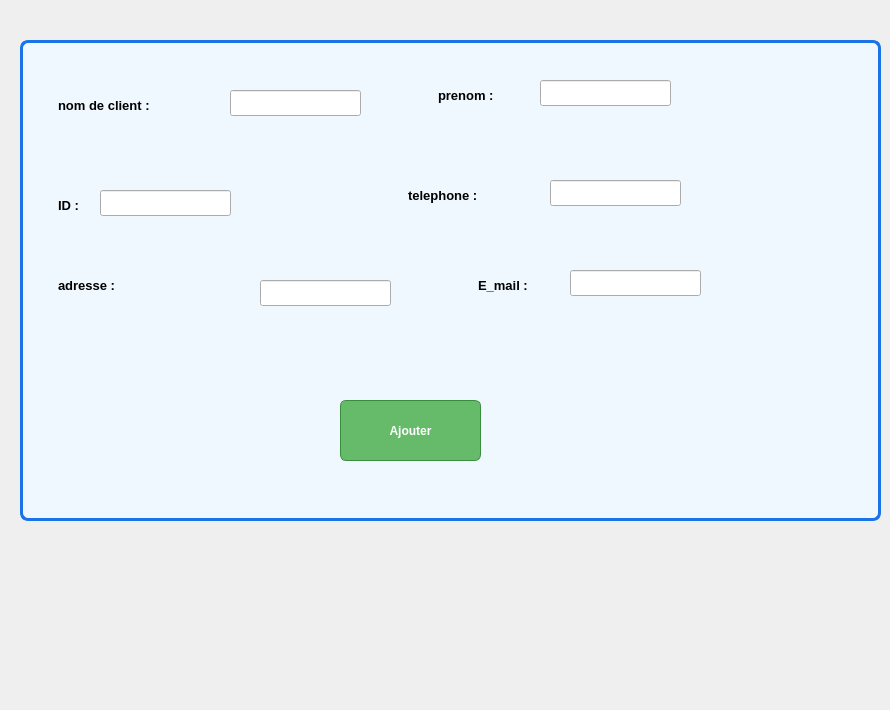
      <widget class="QWidget" name="tab_77">
       <attribute name="icon">
        <iconset>
         <normaloff>:/images/add.png</normaloff>:/images/add.png</iconset>
       </attribute>
       <attribute name="title">
        <string>Ajouter</string>
       </attribute>
       <widget class="QLabel" name="label_333">
        <property name="geometry">
         <rect>
          <x>50</x>
          <y>80</y>
          <width>221</width>
          <height>51</height>
         </rect>
        </property>
        <property name="font">
         <font>
          <family>Segoe UI</family>
          <pointsize>10</pointsize>
          <bold>true</bold>
         </font>
        </property>
        <property name="styleSheet">
         <string notr="true">QLabel {
    font-family: &quot;Segoe UI&quot;; /* Définir la police à Segoe UI */
    font-size: 10pt; /* Taille de la police à 10 points */
    font-weight: bold; /* Texte en gras */
    color: #000000; /* Couleur du texte (noir par défaut) */
    padding: 5px; /* Espacement interne autour du texte */
    background: transparent; /* Fond transparent (optionnel) */
}
</string>
        </property>
        <property name="text">
         <string>nom de client :</string>
        </property>
       </widget>
       <widget class="QLabel" name="label_334">
        <property name="geometry">
         <rect>
          <x>430</x>
          <y>70</y>
          <width>111</width>
          <height>51</height>
         </rect>
        </property>
        <property name="styleSheet">
         <string notr="true">QLabel {
    font-family: &quot;Segoe UI&quot;; /* Définir la police à Segoe UI */
    font-size: 10pt; /* Taille de la police à 10 points */
    font-weight: bold; /* Texte en gras */
    color: #000000; /* Couleur du texte (noir par défaut) */
    padding: 5px; /* Espacement interne autour du texte */
    background: transparent; /* Fond transparent (optionnel) */
}
</string>
        </property>
        <property name="text">
         <string>prenom :</string>
        </property>
       </widget>
       <widget class="QLabel" name="label_335">
        <property name="geometry">
         <rect>
          <x>50</x>
          <y>180</y>
          <width>51</width>
          <height>51</height>
         </rect>
        </property>
        <property name="styleSheet">
         <string notr="true">QLabel {
    font-family: &quot;Segoe UI&quot;; /* Définir la police à Segoe UI */
    font-size: 10pt; /* Taille de la police à 10 points */
    font-weight: bold; /* Texte en gras */
    color: #000000; /* Couleur du texte (noir par défaut) */
    padding: 5px; /* Espacement interne autour du texte */
    background: transparent; /* Fond transparent (optionnel) */
}

</string>
        </property>
        <property name="text">
         <string>ID :</string>
        </property>
       </widget>
       <widget class="QLabel" name="label_336">
        <property name="geometry">
         <rect>
          <x>0</x>
          <y>530</y>
          <width>221</width>
          <height>171</height>
         </rect>
        </property>
        <property name="text">
         <string/>
        </property>
        <property name="pixmap">
         <pixmap>:/images/Shinny__7_-removebg-preview.png</pixmap>
        </property>
        <property name="scaledContents">
         <bool>true</bool>
        </property>
       </widget>
       <widget class="QPushButton" name="pushButton_90">
        <property name="geometry">
         <rect>
          <x>340</x>
          <y>400</y>
          <width>141</width>
          <height>61</height>
         </rect>
        </property>
        <property name="styleSheet">
         <string notr="true">QPushButton {
    color: #ffffff; /* Texte blanc */
    background-color: #66bb6a; /* Vert pour le fond */
    border: 1px solid #388e3c; /* Bordure légèrement plus foncée */
    border-radius: 6px; /* Coins arrondis */
    padding: 8px 12px; /* Espacement intérieur */
    font-weight: bold; /* Texte en gras */
}

QPushButton:hover {
    background-color: #66bb6a; /* Vert plus clair au survol */
}

QPushButton:pressed {
    background-color: #2e7d32; /* Vert foncé quand le bouton est cliqué */
}

</string>
        </property>
        <property name="text">
         <string>Ajouter</string>
        </property>
       </widget>
       <widget class="QLineEdit" name="lineEdit_nomc_3">
        <property name="geometry">
         <rect>
          <x>230</x>
          <y>90</y>
          <width>131</width>
          <height>26</height>
         </rect>
        </property>
       </widget>
       <widget class="QLineEdit" name="lineEdit_ID_5">
        <property name="geometry">
         <rect>
          <x>100</x>
          <y>190</y>
          <width>131</width>
          <height>26</height>
         </rect>
        </property>
       </widget>
       <widget class="QLineEdit" name="lineEdit_PRENOM_3">
        <property name="geometry">
         <rect>
          <x>540</x>
          <y>80</y>
          <width>131</width>
          <height>26</height>
         </rect>
        </property>
       </widget>
       <widget class="QLineEdit" name="lineEdit_ADRESSE">
        <property name="geometry">
         <rect>
          <x>260</x>
          <y>280</y>
          <width>131</width>
          <height>26</height>
         </rect>
        </property>
       </widget>
       <widget class="QLabel" name="label_337">
        <property name="geometry">
         <rect>
          <x>470</x>
          <y>260</y>
          <width>191</width>
          <height>51</height>
         </rect>
        </property>
        <property name="styleSheet">
         <string notr="true">QLabel {
    font-family: &quot;Segoe UI&quot;; /* Définir la police à Segoe UI */
    font-size: 10pt; /* Taille de la police à 10 points */
    font-weight: bold; /* Texte en gras */
    color: #000000; /* Couleur du texte (noir par défaut) */
    padding: 5px; /* Espacement interne autour du texte */
    background: transparent; /* Fond transparent (optionnel) */
}
</string>
        </property>
        <property name="text">
         <string>E_mail :</string>
        </property>
       </widget>
       <widget class="QLabel" name="label_338">
        <property name="geometry">
         <rect>
          <x>50</x>
          <y>260</y>
          <width>191</width>
          <height>51</height>
         </rect>
        </property>
        <property name="styleSheet">
         <string notr="true">QLabel {
    font-family: &quot;Segoe UI&quot;; /* Définir la police à Segoe UI */
    font-size: 10pt; /* Taille de la police à 10 points */
    font-weight: bold; /* Texte en gras */
    color: #000000; /* Couleur du texte (noir par défaut) */
    padding: 5px; /* Espacement interne autour du texte */
    background: transparent; /* Fond transparent (optionnel) */
}
</string>
        </property>
        <property name="text">
         <string>adresse :</string>
        </property>
       </widget>
       <widget class="QLineEdit" name="lineEdit_E_MAIL">
        <property name="geometry">
         <rect>
          <x>570</x>
          <y>270</y>
          <width>131</width>
          <height>26</height>
         </rect>
        </property>
       </widget>
       <widget class="QLineEdit" name="lineEdit_TELEPHONE">
        <property name="geometry">
         <rect>
          <x>550</x>
          <y>180</y>
          <width>131</width>
          <height>26</height>
         </rect>
        </property>
       </widget>
       <widget class="QLabel" name="label_339">
        <property name="geometry">
         <rect>
          <x>400</x>
          <y>170</y>
          <width>141</width>
          <height>51</height>
         </rect>
        </property>
        <property name="styleSheet">
         <string notr="true">QLabel {
    font-family: &quot;Segoe UI&quot;; /* Définir la police à Segoe UI */
    font-size: 10pt; /* Taille de la police à 10 points */
    font-weight: bold; /* Texte en gras */
    color: #000000; /* Couleur du texte (noir par défaut) */
    padding: 5px; /* Espacement interne autour du texte */
    background: transparent; /* Fond transparent (optionnel) */
}
</string>
        </property>
        <property name="text">
         <string>telephone :</string>
        </property>
       </widget>
       <widget class="QListWidget" name="listWidget_7">
        <property name="geometry">
         <rect>
          <x>20</x>
          <y>40</y>
          <width>861</width>
          <height>481</height>
         </rect>
        </property>
        <property name="styleSheet">
         <string notr="true">QListWidget {
    border: 3px solid #1a73e8; /* Bordure épaisse avec une couleur bleue */
    border-radius: 8px; /* Coins arrondis pour un effet élégant */
    background-color: #f0f8ff; /* Fond clair et agréable pour le QListWidget */
}

QListWidget::item {
    padding: 10px; /* Espacement interne des éléments */
    border-bottom: 1px solid #1a73e8; /* Séparation des éléments par une ligne bleue */
}

QListWidget::item:selected {
    background-color: #90caf9; /* Couleur différente lors de la sélection */
    color: #1a1a1a; /* Couleur du texte pour l'élément sélectionné */
}

QListWidget::item:hover {
    background-color: #e1f5fe; /* Couleur plus claire lors du survol */
    color: #1a1a1a; /* Couleur du texte pour l'élément survolé */
}
</string>
        </property>
       </widget>
       <zorder>listWidget_7</zorder>
       <zorder>label_333</zorder>
       <zorder>label_334</zorder>
       <zorder>label_335</zorder>
       <zorder>label_336</zorder>
       <zorder>pushButton_90</zorder>
       <zorder>lineEdit_nomc_3</zorder>
       <zorder>lineEdit_ID_5</zorder>
       <zorder>lineEdit_PRENOM_3</zorder>
       <zorder>lineEdit_ADRESSE</zorder>
       <zorder>label_337</zorder>
       <zorder>label_338</zorder>
       <zorder>lineEdit_E_MAIL</zorder>
       <zorder>lineEdit_TELEPHONE</zorder>
       <zorder>label_339</zorder>
      </widget>
